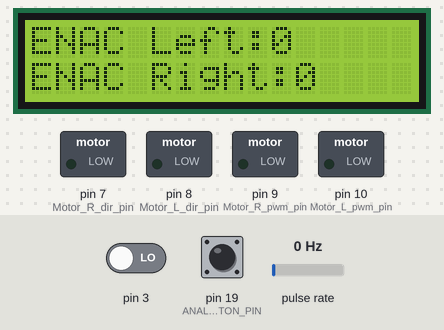
Recording of a sketch running on a simulated Arduino Mega 2560, built with avr-gcc and run on an emulated ATmega2560. Shown: 16×2 character LCD, switched loads named in the sketch (green lamp = pin HIGH). Wiring (inferred from the names in the program): pulse sensor: data pin 2. The inputs (shaded band) are chosen by the test bench; at power-on: pulse rate 0 Hz, pin 19 (ANALOG_BUTTON_PIN) HIGH, pin 3 LOW. What the sketch prints to the serial monitor is not drawn.

Above: at 1.2 s.
1.3 s: pulse rate (sensor on pin 2) set to 196 Hz
At 1.48 s:
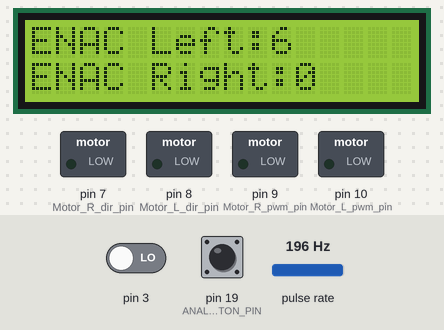
4.3 s: pin 19 (ANALOG_BUTTON_PIN) pulled LOW for 0.15 s
At 4.52 s:
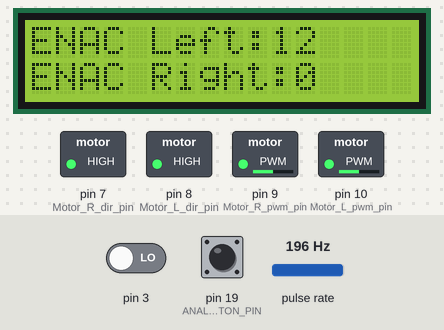
5.0 s: pulse rate (sensor on pin 2) set to 4 Hz
At 5.12 s:
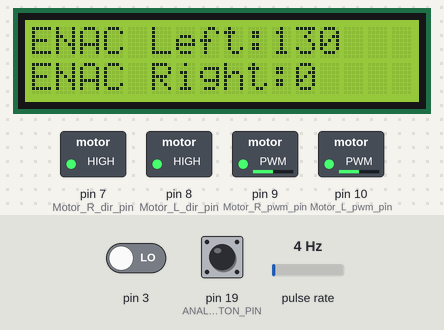
8.0 s: pulse rate (sensor on pin 2) set to 50 Hz
At 10.56 s:
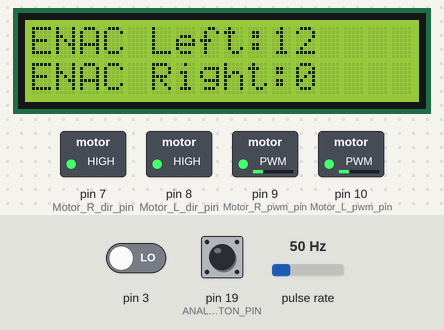
11.0 s: pin 19 (ANALOG_BUTTON_PIN) pulled LOW for 1 s
At 11.16 s:
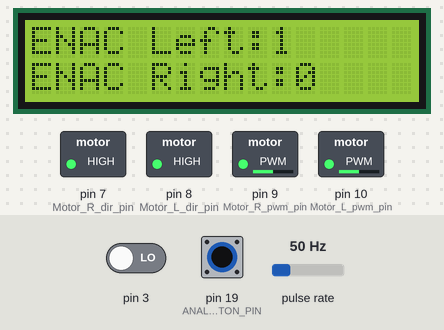
12.6 s: pulse rate (sensor on pin 2) set to 196 Hz
At 19.3 s:
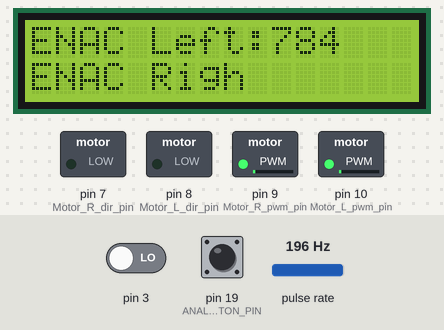
Timing chart, 0 to 20.3 s (numbered marks = the images above; inputs shaded):
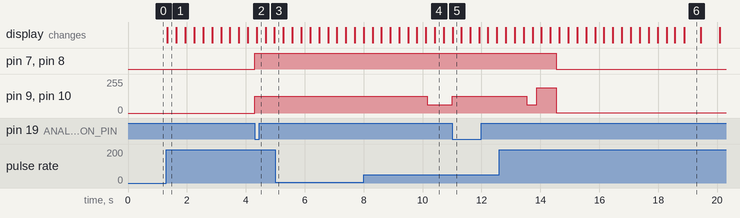

The sketch:

travelPlan_ex1.ino
```cpp
#include <LiquidCrystal.h>

// Motor pins
#define Motor_forward   1
#define Motor_return    0
#define Motor_L_dir_pin 8
#define Motor_R_dir_pin 7
#define Motor_L_pwm_pin 10
#define Motor_R_pwm_pin 9

// Joystick pins
#define ANALOG_X_PIN A8
#define ANALOG_Y_PIN A9
#define ANALOG_BUTTON_PIN 19


int pressCount = 0;// this is to display press count on the screen
volatile unsigned long lastInterruptTime = 0; // this is to elemenate boutton press debounce
volatile long encoderCount_left = 0;
volatile long encoderCount_right = 0;
float distperpuls = 1.3;
int travelDist = 100;// travelling distance in mm
int travelPlan[][3] = {
  {50,200,'f'},{25,50,'f'},{75,100,'f'}
  //{50,200,'b'},{25,50,'b'},{75,100,'b'}
};
int currentTargetPulsCount = 0;
int currentTravelSection = 0;
int totalSectionsInTravelPlan = sizeof(travelPlan) / sizeof(travelPlan[0]);


bool motorRunning = false;


struct Button { // we created this button stucture just like an class to handle button press later
  bool pressed = false;
};

struct Joystick { // Joystick object(structure) to handle joystic direction and button press
  int x = 0;
  int y = 0;
  Button button; // creating a new button object from the Button class.
};

int maxX[] = {0,522,1023}; // These are the left maximum , middle and right maximum analog values of the joystic direction in X axis
int maxY[] = {0,494,1023}; // These are the left maximum , middle and right maximum analog values of the joystic direction in y axis
volatile bool buttonPressedFlag = false;  // ISR sets this flag to identify button pressed , so loop can uodate the display

// LCD
const int rs = 37, en = 36, d4 = 35, d5 = 34, d6 = 33, d7 = 32; // definiing LCD screen pins
LiquidCrystal lcd(rs, en, d4, d5, d6, d7); // Creating LiquidCrystal object from imported class from the library at the top,  by passing LCD screen pins.

void setup() {
  lcd.begin(16, 2); // starting lcd screeen

  pinMode(ANALOG_BUTTON_PIN, INPUT_PULLUP);  //adding input pullup to JoystickButtonPress pin
  attachInterrupt(digitalPinToInterrupt(ANALOG_BUTTON_PIN), joyPressed, FALLING); //ISR adding at falling edge so ISR function joyPressed function called after press completes.

  pinMode(Motor_L_dir_pin, OUTPUT); // Left motor direction pin as output
  pinMode(Motor_R_dir_pin, OUTPUT); // Right motor direction pin as output
  pinMode(Motor_L_pwm_pin, OUTPUT); // Left motor power(speed) pin as output
  pinMode(Motor_R_pwm_pin, OUTPUT); // Right motor power(speed) pin as output

  pinMode(2, INPUT_PULLUP);//encoder pin initialize
  attachInterrupt(digitalPinToInterrupt(2), countEncoder_left, RISING);
  attachInterrupt(digitalPinToInterrupt(3), countEncoder_right, RISING);
  Serial.begin(9600);// starting serial monitor
}

void loop() {
  if (buttonPressedFlag) {
    buttonPressedFlag = false;
    currentTravelSection = 0;
    encoderCount_left = 0;  // reset before starting
    encoderCount_right = 0;
    currentTargetPulsCount = targetPulsCountCalc(travelPlan[currentTravelSection][1]);
    runMotors(travelPlan[currentTravelSection][0],travelPlan[currentTravelSection][2]);
    motorRunning = true;
  }

  // Stop motor when target reached
  if (motorRunning && encoderCount_left >= currentTargetPulsCount) {
    currentTravelSection++;
    encoderCount_left=0;
    if(currentTravelSection == totalSectionsInTravelPlan){
      stopMotors();
      motorRunning = false;
    }


    currentTargetPulsCount = targetPulsCountCalc(travelPlan[currentTravelSection][1]);
    runMotors(travelPlan[currentTravelSection][0],travelPlan[currentTravelSection][2]);
  }

  // Update LCD
  lcd.clear();
  lcd.setCursor(0, 0);
  lcd.print("ENAC Left:");
  lcd.print(encoderCount_left);

  lcd.setCursor(0, 1);
  lcd.print("ENAC Right:");
  lcd.print(encoderCount_right);

  delay(1); // small delay is okay
}


// -------- Functions --------

int readAnalogAxisLevel(int pin) {
  return map(analogRead(pin), 0, 1023, 0, 255);
}

bool isAnalogButtonPressed(int pin) {
  return digitalRead(pin) == LOW;
}

int* joystickPercentages(int x, int y){
  int xDifferece = x-maxX[1];// checking difference from middle(1 element is the middle of maxX array)
  int yDifferece = y-maxY[1];// checking difference from middle(1 element is the middle of maxY array)


  static int joystickPercentageValues[2]; // must be static to return pointer


  //calculating percentages comparing current x value and max values
  if(xDifferece > 0){
    joystickPercentageValues[0] = (int)(100.0 * xDifferece / (maxX[2]-maxX[1]));
  }else{
    joystickPercentageValues[0] = (int)(100.0 * xDifferece / (maxX[1]-maxX[0]));
  }

 //calculating percentages comparing current y value and max values
  if(yDifferece > 0){
    joystickPercentageValues[1] = (int)(100.0 * yDifferece / (maxY[2]-maxY[1]));
  }else{
    joystickPercentageValues[1] = (int)(100.0 * yDifferece / (maxY[1]-maxY[0]));
  }


  return joystickPercentageValues;
}

int motorSpeed(int percentage){
  return abs(255*percentage/100);
}

int targetPulsCountCalc(int travelDistance){
  return (int)(travelDistance*distperpuls);
}

// ISR to fire when joystick button presses
// joystick button press flag UP by elinating debounce logically by comaring time
void joyPressed(){
  unsigned long interruptTime = millis();
  if (interruptTime - lastInterruptTime > 200) {
    lastInterruptTime = interruptTime;
    buttonPressedFlag = true;
  }
}


// Run motors to disired direction at desired speed (forward =f , else backward)
void runMotors(int speedPercent,char direction) {

  if(direction=='f'){
    digitalWrite(Motor_L_dir_pin, Motor_forward);  // forward
    digitalWrite(Motor_R_dir_pin, Motor_forward);
  }else{
    digitalWrite(Motor_L_dir_pin, Motor_return);  // backward
    digitalWrite(Motor_R_dir_pin, Motor_return);
  }

  analogWrite(Motor_R_pwm_pin, motorSpeed(speedPercent));
  analogWrite(Motor_L_pwm_pin, motorSpeed(speedPercent));

}

// function to stop motors
void stopMotors(){
  analogWrite(Motor_R_pwm_pin, 0);
  analogWrite(Motor_L_pwm_pin, 0);
  motorRunning = false;

}

void countEncoder_left() {
  encoderCount_left++;
  Serial.println(encoderCount_left); // ISR increments count
}

void countEncoder_right() {
  encoderCount_right++;
  Serial.println(encoderCount_right); // ISR increments count
}
```

Measured:
- after the input at 1.3 s, the display: changes at once (image 1)
- after the input at 4.3 s, pin 7 (Motor_R_dir_pin), pin 8 (Motor_L_dir_pin): LOW → HIGH at once; pin 9 (Motor_R_pwm_pin), pin 10 (Motor_L_pwm_pin): 0/255 → 127/255 at once
- after the input at 5.0 s, pin 7 (Motor_R_dir_pin), pin 8 (Motor_L_dir_pin): stays HIGH (without the input it goes to LOW after 1.6 s); pin 9 (Motor_R_pwm_pin), pin 10 (Motor_L_pwm_pin): stays 127/255 (without the input it goes to 63/255 after 0.63 s)
- after the input at 8.0 s, pin 9 (Motor_R_pwm_pin), pin 10 (Motor_L_pwm_pin): 127/255 → 63/255 after 2.2 s
- after the input at 11.0 s, pin 9 (Motor_R_pwm_pin), pin 10 (Motor_L_pwm_pin): 63/255 → 127/255 at once
- after the input at 12.6 s, pin 7 (Motor_R_dir_pin), pin 8 (Motor_L_dir_pin): HIGH → LOW after 1.9 s instead of 7.5 s
- what the display in image 6 shows lasts 0.5 s, from 18.9 s to 19.4 s
